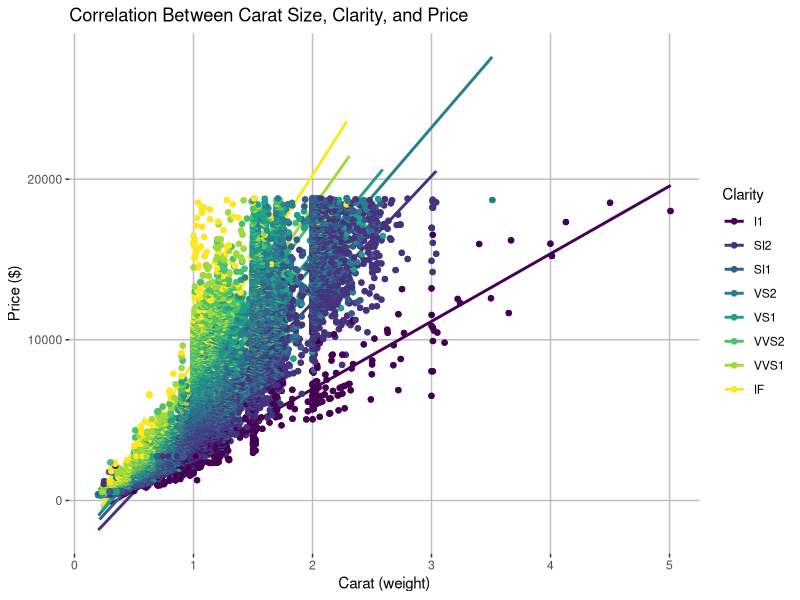
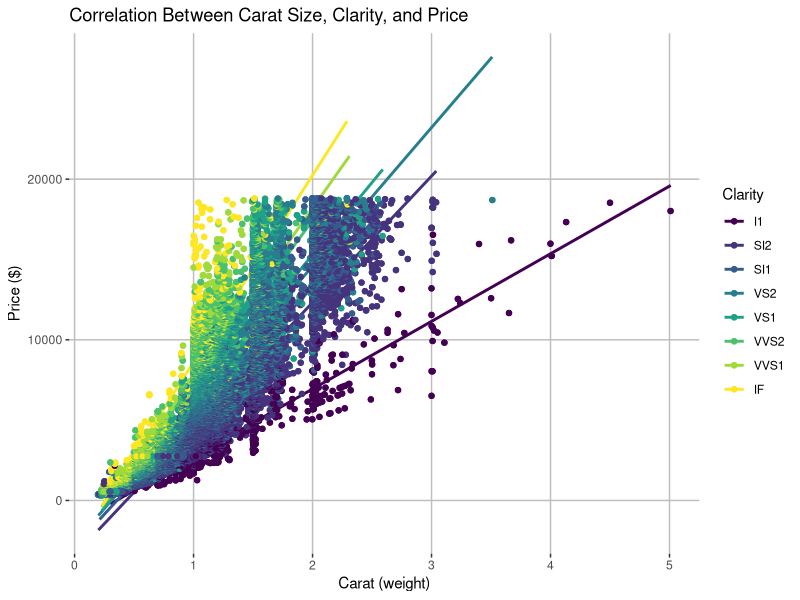
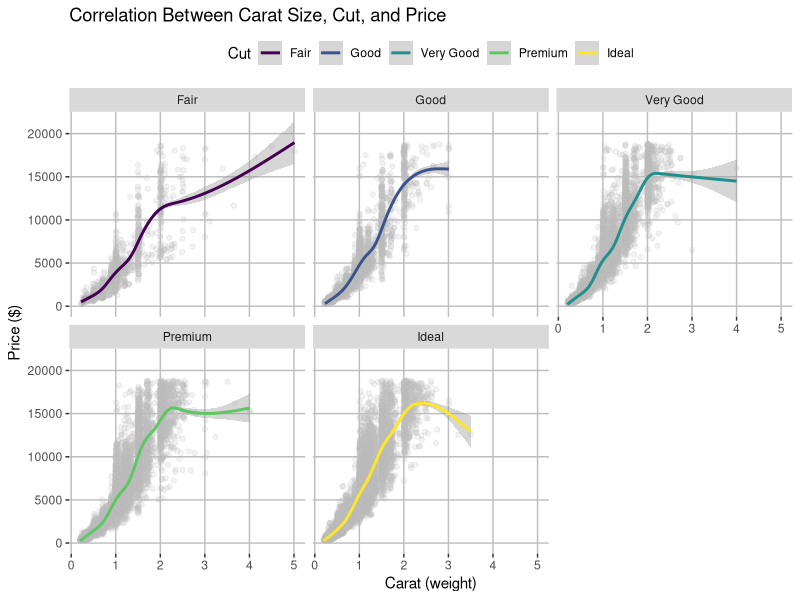

Generate these figures, in order, with R:
#import packages
library("tidyverse") #load the tidyverse package
diamonds #check to see if diamond dataframe is there
diamond_data = diamonds #reassign data name
diamond_data #print new variable to data

#
#plot the data
diamond_data_plot = diamond_data |> 
  #to ensure data accuracy row with missing variables are removed
  drop_na() |> 
  #create a plot that assigns x, y axis and clarity using geom point
  ggplot(mapping = aes(x = carat, y = price, color = clarity, background="white")) + 
  #choose the type of graph
  geom_point() + 
  geom_smooth(method ="lm", se = FALSE) + geom_jitter() +
  labs(title = "Correlation Between Carat Size, Clarity, and Price", y = "Price ($)", x= "Carat (weight)", color = "Clarity") +
  theme(panel.background = element_rect(fill = "white"), panel.grid.major = element_line(color = "gray"))


#saving the file with the width to match the height
ggsave(filename = "diamond_plot_final.png", plot = diamond_data_plot, width= 7, height = 7)

diamond_data_plot

#assign a new variable for the dataset plot
diamond_plot_cut = diamond_data |> drop_na() |> ggplot(mapping = aes(x = carat, y = price)) +
#create a scatter plot
  geom_point(color = "gray", alpha = 1/10) + 
  #stagger the points so they don't overlap
  geom_jitter(color= "gray", alpha = 1/10) +
  #create a linear method line that shows trend of data
  geom_smooth(aes(method ="lm", se = TRUE, color = cut)) +
  #divide the data by facet into cuts
  facet_wrap(~cut, nrow=2) + 
  #labels for the data
  labs(title = "Correlation Between Carat Size, Cut, and Price", y = "Price ($)", x= "Carat (weight)", color = "Cut") +
  theme(panel.background = element_rect(fill = "white"), panel.grid.major = element_line(color = "gray"), legend.position = "top")

ggsave(filename = "diamond_plot_cut.png", plot = diamond_plot_cut, width= 7, height = 7)
